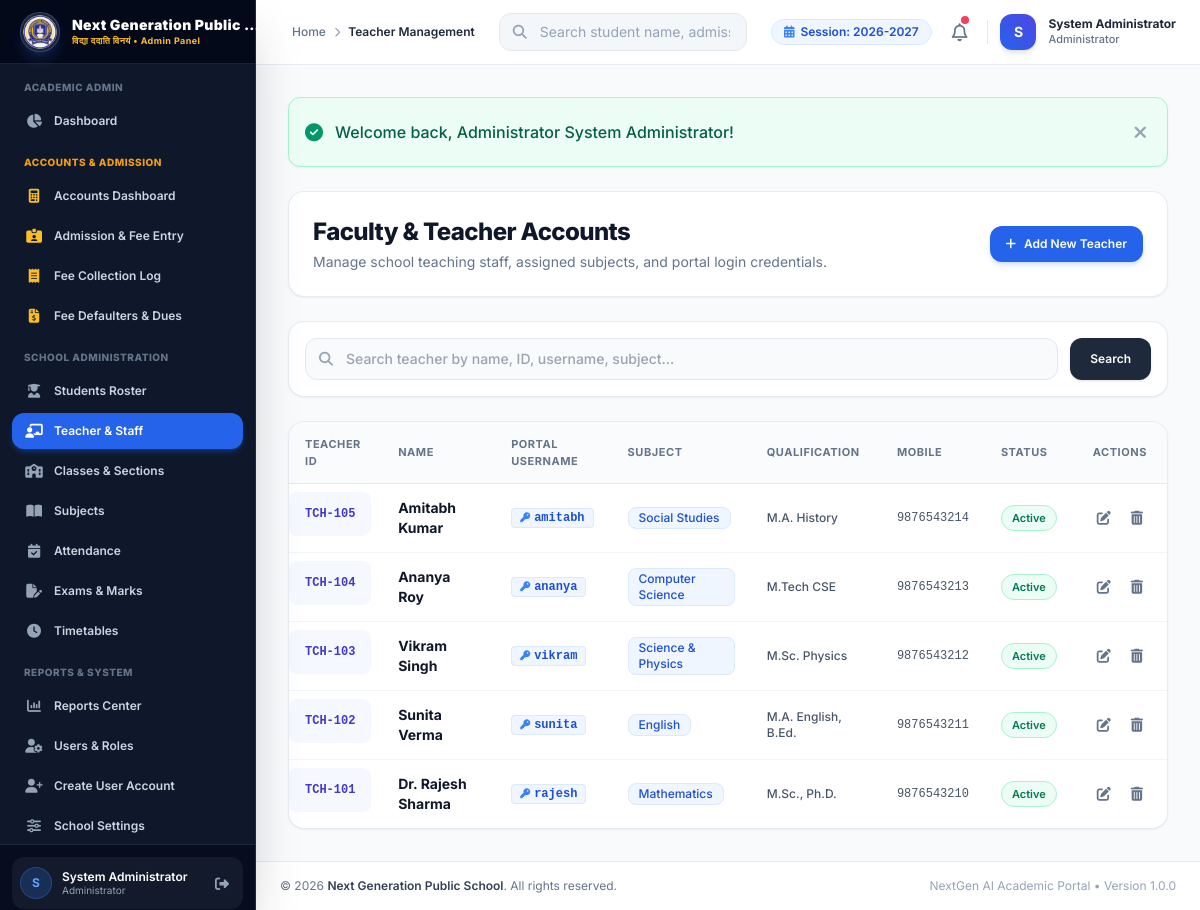
/admin/teachers/index.php (signed in), run on the app's committed database.
### tables this page shows
CREATE TABLE `school_settings` (
  `id` INT AUTO_INCREMENT PRIMARY KEY,
  `setting_key` VARCHAR(100) NOT NULL UNIQUE,
  `setting_value` TEXT DEFAULT NULL,
  `updated_at` DATETIME DEFAULT CURRENT_TIMESTAMP ON UPDATE CURRENT_TIMESTAMP
);

CREATE TABLE `teachers` (
  `id` INT AUTO_INCREMENT PRIMARY KEY,
  `teacher_id` VARCHAR(30) NOT NULL UNIQUE,
  `name` VARCHAR(100) NOT NULL,
  `subject` VARCHAR(100) NOT NULL,
  `qualification` VARCHAR(100) NOT NULL,
  `mobile` VARCHAR(20) NOT NULL,
  `email` VARCHAR(100) NOT NULL,
  `address` TEXT,
  `joining_date` DATE NOT NULL,
  `status` ENUM('Active', 'Inactive') DEFAULT 'Active',
  `username` VARCHAR(50) DEFAULT NULL UNIQUE,
  `password` VARCHAR(255) DEFAULT NULL,
  `created_at` DATETIME DEFAULT CURRENT_TIMESTAMP,
  `updated_at` DATETIME DEFAULT CURRENT_TIMESTAMP ON UPDATE CURRENT_TIMESTAMP
);

### includes/auth.php (called while the page is built, shortened)
<?php
require_once __DIR__ . '/../config/database.php';
function base_url($path = '') {
    $script_name = $_SERVER['SCRIPT_NAME'] ?? '';
    if (strpos($script_name, '/admin/') !== false) {
        $root = substr($script_name, 0, strpos($script_name, '/admin/'));
    } elseif (strpos($script_name, '/teacher/') !== false) {
        $root = substr($script_name, 0, strpos($script_name, '/teacher/'));
    } elseif (strpos($script_name, '/student/') !== false) {
        $root = substr($script_name, 0, strpos($script_name, '/student/'));
    } else {
        $dir = dirname($script_name);
        $root = ($dir === '/' || $dir === '\\') ? '' : $dir;
    }
    $clean_path = ltrim($path, '/');
    return rtrim($root, '/') . ($clean_path ? '/' . $clean_path : '');
}
function is_logged_in() {
    return isset($_SESSION['user_id']) && !empty($_SESSION['user_id']);
}
function is_admin() {
    return is_logged_in() && ($_SESSION['role'] ?? '') === 'admin';
}
function is_teacher() {
    return is_logged_in() && ($_SESSION['role'] ?? '') === 'teacher';
}
function is_student() {
    return is_logged_in() && ($_SESSION['role'] ?? '') === 'student';
}
function get_school_setting($key, $default = '') {
    global $pdo;
    try {
        $stmt = $pdo->prepare("SELECT setting_value FROM school_settings WHERE setting_key = :k LIMIT 1");
        $stmt->execute(['k' => $key]);
        $val = $stmt->fetchColumn();
        return $val !== false ? $val : $default;
    } catch (Exception $e) {
        return $default;
    }
}
function e($string) {
    return htmlspecialchars($string ?? '', ENT_QUOTES, 'UTF-8');
}
function csrf_token() {
    return $_SESSION['csrf_token'];
}

### admin/teachers/index.php (the view, shortened to what this page needs)
<?php
$page_title = 'Teacher Management';
require_once __DIR__ . '/../../includes/header.php';
$search = trim($_GET['search'] ?? '');
try {
    $where = [];
    $params = [];
    $where_sql = !empty($where) ? "WHERE " . implode(" AND ", $where) : "";
    $stmt = $pdo->prepare("SELECT * FROM teachers $where_sql ORDER BY id DESC");
    $stmt->execute($params);
    $teachers = $stmt->fetchAll();
} catch (PDOException $e) {
    set_flash('error', 'Query error: ' . $e->getMessage());
    $teachers = [];
}
?>
<div class="space-y-6">
    <div class="flex flex-col sm:flex-row sm:items-center justify-between gap-4 bg-white p-6 rounded-2xl border border-slate-200/80 shadow-sm">
        <div>
            <h1 class="text-2xl font-extrabold text-slate-900 tracking-tight">Faculty & Teacher Accounts</h1>
            <p class="text-sm text-slate-500 mt-1">Manage school teaching staff, assigned subjects, and portal login credentials.</p>
        </div>
        <a href="add.php" class="inline-flex items-center space-x-2 px-4 py-2.5 bg-blue-600 hover:bg-blue-700 text-white font-semibold text-xs rounded-xl shadow-md shadow-blue-500/20 transition-all self-start sm:self-auto">
            <i class="fa-solid fa-plus text-xs"></i>
            <span>Add New Teacher</span>
        </a>
    </div>
    <div class="bg-white p-4 rounded-2xl border border-slate-200/80 shadow-sm">
        <form method="GET" action="index.php" class="flex flex-col sm:flex-row gap-3">
            <div class="relative flex-1">
                <div class="absolute inset-y-0 left-0 pl-3.5 flex items-center pointer-events-none text-slate-400">
                </div>
                <input type="text" name="search" value="<?= e($search) ?>" placeholder="Search teacher by name, ID, username, subject..."
                    class="w-full pl-10 pr-4 py-2.5 bg-slate-50 border border-slate-200 rounded-xl text-sm font-medium text-slate-800 focus:bg-white focus:outline-none focus:ring-2 focus:ring-blue-500/20 focus:border-blue-600 transition-all">
            </div>
            <button type="submit" class="px-5 py-2.5 bg-slate-800 hover:bg-slate-900 text-white font-semibold text-xs rounded-xl shadow transition-all">
                Search
            </button>
        </form>
    </div>
    <div class="bg-white rounded-2xl border border-slate-200/80 shadow-sm overflow-hidden">
        <div class="overflow-x-auto">
            <table class="w-full text-left border-collapse">
                <thead>
                    <tr class="bg-slate-50/80 border-b border-slate-200/80 text-[11px] font-bold text-slate-500 uppercase tracking-wider">
                        <th class="py-3.5 px-4">Teacher ID</th>
                        <th class="py-3.5 px-4">Name</th>
                        <th class="py-3.5 px-4">Portal Username</th>
                        <th class="py-3.5 px-4">Subject</th>
                        <th class="py-3.5 px-4">Qualification</th>
                        <th class="py-3.5 px-4">Mobile</th>
                        <th class="py-3.5 px-4">Status</th>
                        <th class="py-3.5 px-4 text-center">Actions</th>
                    </tr>
                </thead>
                <tbody class="divide-y divide-slate-100 text-sm font-medium text-slate-700">
                    <?php if (empty($teachers)): ?>
                        <tr>
                            <td colspan="8" class="py-12 text-center text-slate-400">No teacher records found.</td>
                        </tr>
                    <?php else: ?>
                        <?php foreach ($teachers as $t): ?>
                            <tr class="hover:bg-slate-50/80 transition-colors">
                                <td class="py-3.5 px-4 font-mono text-xs font-bold text-indigo-700 bg-indigo-50/50 rounded-lg px-2 inline-block my-2"><?= e($t['teacher_id']) ?></td>
                                <td class="py-3.5 px-4 font-bold text-slate-900"><?= e($t['name']) ?></td>
                                <td class="py-3.5 px-4 font-mono text-xs font-bold text-blue-700">
                                    <?php if (!empty($t['username'])): ?>
                                        <span class="bg-blue-50 px-2 py-0.5 rounded border border-blue-100"><i class="fa-solid fa-key text-[10px] text-blue-500 mr-1"></i><?= e($t['username']) ?></span>
                                    <?php else: ?>
                                        <span class="text-slate-400 italic font-normal text-xs">No Portal Access</span>
                                    <?php endif; ?>
                                </td>
                                <td class="py-3.5 px-4">
                                    <span class="inline-flex items-center px-2.5 py-0.5 rounded-lg text-xs font-medium bg-blue-50 text-blue-700 border border-blue-100">
                                        <?= e($t['subject']) ?>
                                    </span>
                                </td>
                                <td class="py-3.5 px-4 text-xs text-slate-600"><?= e($t['qualification']) ?></td>
                                <td class="py-3.5 px-4 font-mono text-xs text-slate-600"><?= e($t['mobile']) ?></td>
                                <td class="py-3.5 px-4">
                                    <span class="inline-flex items-center px-2.5 py-0.5 rounded-full text-[11px] font-semibold <?= $t['status'] === 'Active' ? 'bg-emerald-50 text-emerald-700 border border-emerald-200' : 'bg-rose-50 text-rose-700 border border-rose-200' ?>">
                                        <?= e($t['status']) ?>
                                    </span>
                                </td>
                                <td class="py-3.5 px-4 text-center">
                                    <div class="flex items-center justify-center space-x-1">
                                        <a href="edit.php?id=<?= $t['id'] ?>" class="p-2 text-slate-500 hover:text-amber-600 hover:bg-amber-50 rounded-lg transition-colors" title="Edit Teacher">
                                            <i class="fa-solid fa-pen-to-square text-sm"></i>
                                        </a>
                                        <a href="delete.php?id=<?= $t['id'] ?>&csrf=<?= csrf_token() ?>"
                                           onclick="return confirm('Are you sure you want to delete teacher <?= e($t['name']) ?>?');"
                                           class="p-2 text-slate-500 hover:text-rose-600 hover:bg-rose-50 rounded-lg transition-colors" title="Delete Teacher">
                                            <i class="fa-solid fa-trash-can text-sm"></i>
                                        </a>
                                    </div>
                                </td>
                            </tr>
                        <?php endforeach; ?>
                    <?php endif; ?>
                </tbody>
            </table>
        </div>
    </div>
</div>
<?php require_once __DIR__ . '/../../includes/footer.php'; ?>

### includes/navbar.php (shortened to what this page needs)
<?php
if (is_admin()) {
    $nav_dash_link = base_url('admin/dashboard.php');
    $nav_role_title = 'Administrator';
    $nav_bg_gradient = 'from-blue-600 to-indigo-600';
} elseif (is_accountant()) {
    $nav_dash_link = base_url('admin/accounts/index.php');
    $nav_role_title = 'Accountant';
    $nav_bg_gradient = 'from-amber-600 to-yellow-600';
} elseif (is_teacher()) {
    $nav_dash_link = base_url('teacher/dashboard.php');
    $nav_role_title = 'Teacher';
    $nav_bg_gradient = 'from-indigo-600 to-purple-600';
} else {
    $nav_dash_link = base_url('student/dashboard.php');
    $nav_role_title = 'Student / Parent';
    $nav_bg_gradient = 'from-emerald-600 to-teal-600';
}
$current_academic_session = get_school_setting('academic_session', '2026-2027');
?>
<header class="sticky top-0 z-30 bg-white/90 backdrop-blur-md border-b border-slate-200/80 no-print">
    <div class="flex items-center justify-between h-16 px-4 md:px-6">
        <div class="flex items-center space-x-3">
            <div class="hidden sm:flex items-center space-x-2 text-xs text-slate-500 font-medium">
                <a href="<?= $nav_dash_link ?>" class="hover:text-blue-600">Home</a>
                <i class="fa-solid fa-chevron-right text-[10px] text-slate-400"></i>
                <span class="text-slate-800 font-semibold"><?= e($page_title ?? 'Dashboard') ?></span>
            </div>
        </div>
        <div class="hidden md:flex items-center flex-1 max-w-md mx-6">
            <?php if (!is_student()): ?>
            <form action="<?= base_url(is_teacher() ? 'teacher/students/index.php' : 'admin/students/index.php') ?>" method="GET" class="w-full relative">
                <div class="absolute inset-y-0 left-0 pl-3.5 flex items-center pointer-events-none text-slate-400">
                    <i class="fa-solid fa-magnifying-glass text-sm"></i>
                </div>
                <input type="text" name="search" placeholder="Search student name, admission no..."
                    class="w-full pl-10 pr-4 py-2 text-sm bg-slate-100/80 border border-slate-200 rounded-xl focus:bg-white focus:outline-none focus:ring-2 focus:ring-blue-500/20 focus:border-blue-500 transition-all placeholder-slate-400">
            </form>
            <?php endif; ?>
        </div>
        <div class="flex items-center space-x-3">
            <div class="hidden lg:flex items-center space-x-1.5 px-3 py-1 bg-blue-50 text-blue-700 rounded-full text-xs font-semibold border border-blue-100">
                <i class="fa-solid fa-calendar-days text-blue-500"></i>
                <span>Session: <?= e($current_academic_session) ?></span>
            </div>
            <div class="relative">
                <a href="<?= base_url(is_admin() || is_accountant() ? 'admin/notices/index.php' : (is_teacher() ? 'teacher/notices/index.php' : 'student/notices.php')) ?>" class="relative p-2 rounded-xl text-slate-500 hover:text-slate-700 hover:bg-slate-100 transition-colors inline-block" title="Notices">
                    <i class="fa-regular fa-bell text-lg"></i>
                    <span class="absolute top-1.5 right-1.5 w-2 h-2 rounded-full bg-rose-500 ring-2 ring-white"></span>
                </a>
            </div>
            <div class="flex items-center space-x-3">
                <div class="w-9 h-9 rounded-xl bg-gradient-to-tr <?= $nav_bg_gradient ?> text-white flex items-center justify-center font-bold text-sm shadow-md">
                    <?= strtoupper(substr($_SESSION['full_name'] ?? 'U', 0, 1)) ?>
                </div>
                <div class="hidden md:block text-left">
                    <span class="block text-xs font-bold text-slate-800 leading-tight"><?= e($_SESSION['full_name'] ?? 'User') ?></span>
                    <span class="block text-[11px] text-slate-500 font-medium"><?= $nav_role_title ?></span>
                </div>
            </div>
        </div>
    </div>
</header>

### data on the page
school_settings: setting_value "2026-2027"
teachers: teacher "TCH-105", name "Amitabh Kumar", username "amitabh", subject "Social Studies", qualification "M.A. History", mobile "9876543214", status "Active"
teachers: teacher "TCH-104", name "Ananya Roy", username "ananya", subject "Computer Science", qualification "M.Tech CSE", mobile "9876543213", status "Active"
teachers: teacher "TCH-103", name "Vikram Singh", username "vikram", subject "Science & Physics", qualification "M.Sc. Physics", mobile "9876543212", status "Active"
teachers: teacher "TCH-102", name "Sunita Verma", username "sunita", subject "English", qualification "M.A. English, B.Ed.", mobile "9876543211", status "Active"
teachers: teacher "TCH-101", name "Dr. Rajesh Sharma", username "rajesh", subject "Mathematics", qualification "M.Sc., Ph.D.", mobile "9876543210", status "Active"

### other printed values
$role_badge "Admin Panel"
substr($_SESSION['full_name'] ?? 'U', 0, 1) "S"
$_SESSION['full_name'] "System Administrator"
$role_label "Administrator"
$page_title "Teacher Management"
$nav_role_title "Administrator"
$flash['text'] "Welcome back, Administrator System Administrator!"
